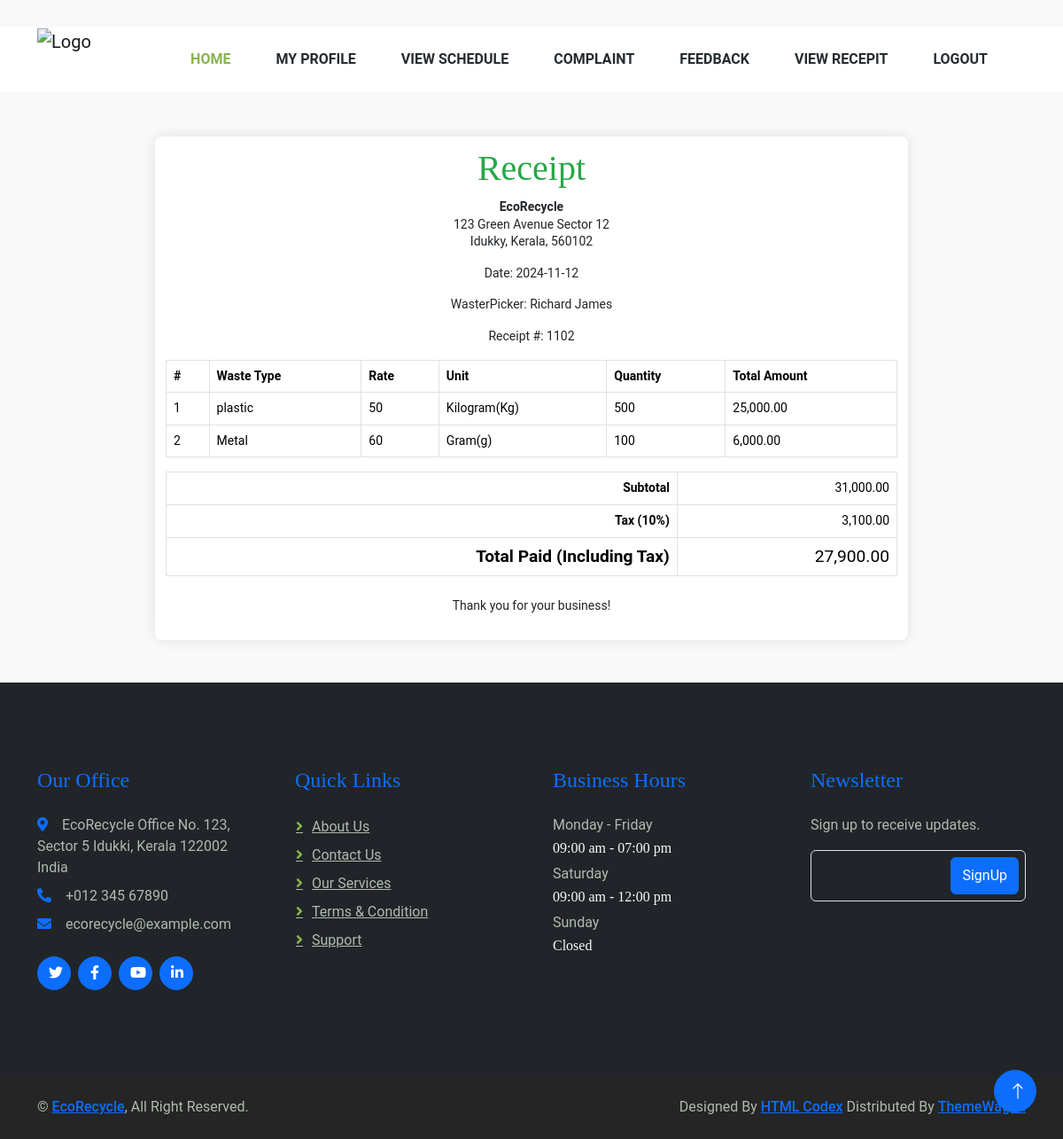
/User/Recepit.php (signed in), run on the app's committed database.
### tables this page shows
CREATE TABLE IF NOT EXISTS `tbl_collectiondetails` (
  `collectiondetails_id` int(11) NOT NULL AUTO_INCREMENT,
  `wastetype_id` int(11) NOT NULL,
  `unit_id` int(11) NOT NULL,
  `collectiondetails_qty` varchar(100) NOT NULL,
  `rate_id` int(11) NOT NULL,
  `collectionhead_id` int(11) NOT NULL,
  `total_amount` varchar(100) NOT NULL,
  `collection_status` int(20) NOT NULL DEFAULT '0',
  `collection_date` varchar(100) NOT NULL,
  PRIMARY KEY (`collectiondetails_id`)
);

CREATE TABLE IF NOT EXISTS `tbl_wastepicker` (
  `wastepicker_id` int(11) NOT NULL AUTO_INCREMENT,
  `wastepicker_name` varchar(20) NOT NULL,
  `wastepicker_address` varchar(50) NOT NULL,
  `wastepicker_gender` varchar(10) NOT NULL,
  `wastepicker_dob` date NOT NULL,
  `wastepicker_age` int(2) NOT NULL,
  `wastepicker_contact` varchar(10) NOT NULL,
  `ward_id` int(11) NOT NULL,
  `wastepicker_email` varchar(50) NOT NULL,
  `wastepicker_password` varchar(10) NOT NULL,
  `wastepicker_aadhar` varchar(50) NOT NULL,
  `wastepicker_license` varchar(500) NOT NULL,
  `wastepicker_photo` varchar(500) NOT NULL,
  `wastepicker_status` int(11) NOT NULL DEFAULT '0',
  PRIMARY KEY (`wastepicker_id`)
);

CREATE TABLE IF NOT EXISTS `tbl_wastetype` (
  `wastetype_id` int(11) NOT NULL AUTO_INCREMENT,
  `wastetype_name` varchar(50) NOT NULL,
  `wastetype_image` varchar(50) NOT NULL,
  PRIMARY KEY (`wastetype_id`)
);

CREATE TABLE IF NOT EXISTS `tbl_rate` (
  `rate_id` int(11) NOT NULL AUTO_INCREMENT,
  `rate_amount` int(11) NOT NULL,
  `wastetype_id` int(11) NOT NULL,
  PRIMARY KEY (`rate_id`)
);

CREATE TABLE IF NOT EXISTS `tbl_unit` (
  `unit_id` int(11) NOT NULL AUTO_INCREMENT,
  `unit_qty` varchar(100) NOT NULL,
  PRIMARY KEY (`unit_id`)
);

### User/Recepit.php (the view, shortened to what this page needs)
<?php
include("Head.php");
$select1 = "SELECT d.*, t.wastetype_name, u.unit_qty, r.rate_amount,
           (r.rate_amount * d.collectiondetails_qty) AS total_amount, usr.user_name
    FROM tbl_collectiondetails d
    INNER JOIN tbl_wastetype t ON t.wastetype_id = d.wastetype_id
    INNER JOIN tbl_unit u ON u.unit_id = d.unit_id
    INNER JOIN tbl_rate r ON r.rate_id = d.rate_id
    INNER JOIN tbl_collectionhead h ON h.collectionhead_id = d.collectionhead_id
    INNER JOIN tbl_user usr ON usr.user_id = h.user_id
    WHERE usr.user_id='".$_SESSION["uid"]."'";
$result1 = mysql_query($select1);
$total = 0;
$select3 = "select * from tbl_collectionhead h inner join tbl_wastepicker w ON w.wastepicker_id = h.wastepicker_id inner join  tbl_collectiondetails d on h.collectionhead_id = d.collectionhead_id";
$result3 = mysql_query($select3);
$data3 = mysql_fetch_array($result3);
$wastepickerName = $data3["wastepicker_name"];
$date = $data3["collection_date"];
$invoice = $data3["collectiondetails_id"] + 1000;
?>
<!DOCTYPE html>
<html lang="en">
<head>
    <link href="https://cdn.jsdelivr.net/npm/bootstrap@5.3.1/dist/css/bootstrap.min.css" rel="stylesheet">
</head>
<body>
    <div class="receipt-box" style="margin-top:50px">
        <div class="receipt-header text-center">
            <h1>Receipt</h1>
            <p><strong>EcoRecycle</strong><br>123 Green Avenue Sector 12<br>Idukky, Kerala, 560102</p>
            <p>Date: <?php echo $date ?></p>
            <p>WasterPicker: <?php echo $wastepickerName ?></p>
            <p>Receipt #: <?php echo $invoice ?></p>
        </div>
        <div class="receipt-details">
            <table class="table table-bordered">
                <thead>
                    <tr>
                        <th>#</th>
                        <th>Waste Type</th>
                        <th>Rate</th>
                        <th>Unit</th>
                        <th>Quantity</th>
                        <th>Total Amount</th>
                    </tr>
                </thead>
                <tbody>
                    <?php
                    $i=0;
                    while($data = mysql_fetch_array($result1))
                    {
                        $i++;
                        $total += $data["total_amount"];
                    ?>
                    <tr>
                        <td><?php echo $i; ?></td>
                        <td><?php echo $data["wastetype_name"]; ?></td>
                        <td><?php echo $data["rate_amount"]; ?></td>
                        <td><?php echo $data["unit_qty"]; ?></td>
                        <td><?php echo $data["collectiondetails_qty"]; ?></td>
                         <td><?php echo number_format($data["total_amount"], 2); ?></td>
                    </tr>
                    <?php } ?>
                </tbody>
            </table>
        </div>
        <div class="receipt-summary">
            <table class="table table-bordered">
                <tbody>
                    <tr>
                        <th>Subtotal</th>
                        <td><?php echo number_format($total, 2); ?></td>
                    </tr>
                    <tr>
                        <th>Tax (10%)</th>
                        <?php $taxAmount = $total * 0.10; ?>
                        <td><?php echo number_format($taxAmount, 2); ?></td>
                    </tr>
                    <tr class="total">
                        <th>Total Paid (Including Tax)</th>
                        <?php $grandTotal = $total - $taxAmount; ?>
                        <td>
                            <?php echo number_format($grandTotal, 2); ?>
                        </td>
                    </tr>
                </tbody>
            </table>
        </div>
        <div class="text-center mt-4">
            <p>Thank you for your business!</p>
        </div>
    </div>
</body>
</html>
<?php include("Foot.php"); ?>

### Assest/Templates/User/css/style.css (style rules this page uses)
:root { --primary: #88B44E; --secondary: #FB9F38; --light: #F5F8F2; --dark: #252C30; }

### User/Recepit.php (style rules this page uses)
body { font-family: 'Roboto', sans-serif; background-color: #f9f9f9; margin-top: 30px; height: auto; }
.receipt-box { max-width: 850px; margin: auto; padding: 12px; background-color: white; border-radius: 8px; box-shadow: 0 0 15px rgba(0, 0, 0, 0.1); font-size: 14px; line-height: 1.4; }
.receipt-header h1 { font-size: 2.5rem; color: #28a745; margin-bottom: 10px; }
.receipt-summary th, .receipt-summary td { text-align: right; }
.total { font-size: 1.2rem; color: #28a745; }

### data on the page
tbl_collectiondetails: collection_date "2024-11-12", collectiondetails_id "1102", wastetype.wastetype_name "plastic", rate.rate_amount "50", unit.unit_qty "Kilogram(Kg)", collectiondetails_qty "500", total_amount "25,000.00"
tbl_wastepicker: wastepicker_name "Richard James"
tbl_collectiondetails: wastetype.wastetype_name "Metal", rate.rate_amount "60", unit.unit_qty "Gram(g)", collectiondetails_qty "100", total_amount "6,000.00"

### other printed values
$total "31,000.00"
$taxAmount "3,100.00"
$grandTotal "27,900.00"
